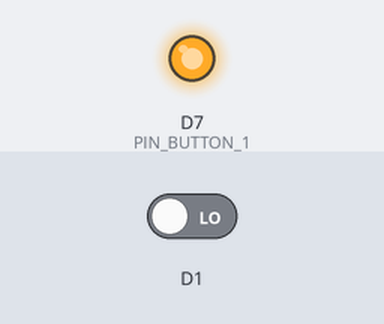
This sketch was run on a simulated ESP8266 (NodeMCU). On the bench: output pins drawn as LEDs (lit = HIGH). The inputs (shaded band) are chosen by the test bench; at power-on: D1 LOW. The RemoteXY app is connected.

Above: at 0.1 s.
Timing chart, 0 to 1.6 s (numbered marks = the images above):
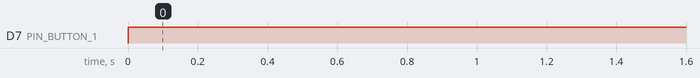

Measured:
- by itself, D7 (PIN_BUTTON_1): LOW → HIGH at 0.00 s

The sketch:

dovod.ino
```cpp
// (licence header left out)
//////////////////////////////////////////////
//        RemoteXY include library          //
//////////////////////////////////////////////

// RemoteXY select connection mode and include library
#define REMOTEXY_MODE__ESP8266WIFI_LIB_POINT
#include <ESP8266WiFi.h>

#include <RemoteXY.h>

// RemoteXY connection settings
#define REMOTEXY_WIFI_SSID "8998989"
#define REMOTEXY_WIFI_PASSWORD "12345678"
#define REMOTEXY_SERVER_PORT 6377


// RemoteXY configurate
#pragma pack(push, 1)
uint8_t RemoteXY_CONF[] =
  { 255,1,0,1,0,19,0,11,13,0,
  1,0,5,8,12,12,2,31,88,0,
  65,4,27,9,9,9 };

// this structure defines all the variables and events of your control interface
struct {

    // input variables
  uint8_t button_1; // =1 if button pressed, else =0

    // output variables
  uint8_t led_1_r; // =0..255 LED Red brightness

    // other variable
  uint8_t connect_flag;  // =1 if wire connected, else =0

} RemoteXY;
#pragma pack(pop)

/////////////////////////////////////////////
//           END RemoteXY include          //
/////////////////////////////////////////////

#define PIN_BUTTON_1 D7


void setup()
{
  RemoteXY_Init ();

  pinMode (PIN_BUTTON_1, OUTPUT);

  // TODO you setup code

}

void loop()
{
  RemoteXY_Handler ();

  digitalWrite(PIN_BUTTON_1, HIGH);
    if (digitalRead(5) == HIGH) // если на пин 5 подан высокий уровень
    RemoteXY.led_1_r = 255;   // тогда включаем красный цвет индикатора  высокий уровкень выше 2.8 вольтточно. низкий уроввень надо на землю заземлять, чтобы он обнуулился. или пртянуть резистором на 600 к ом проае
  else                        // иначе
    RemoteXY.led_1_r = 0;     // выключаем красный цвет

  // TODO you loop code
  // use the RemoteXY structure for data transfer
  // do not call delay()


}
```
